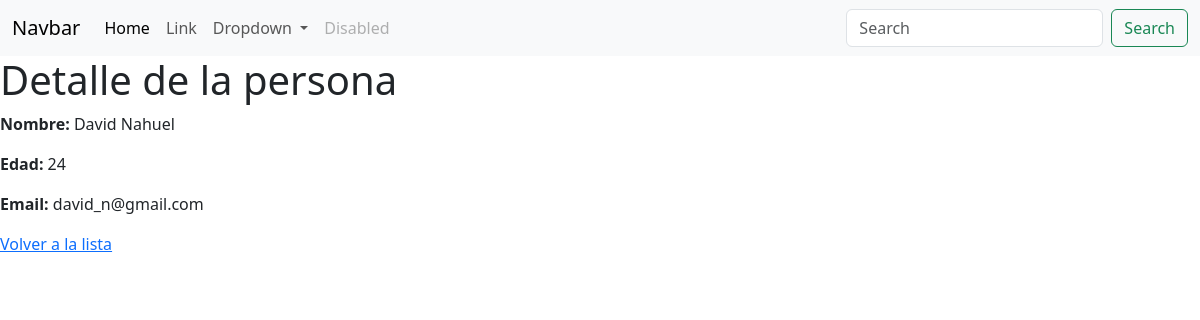
The page /persona/detalle/2/ (signed in) on the database its author committed.
### persona/models.py (models this page shows, shortened)
class Persona(models.Model):
    nombre = models.CharField(verbose_name="Nombre completo", max_length=50)
    edad = models.IntegerField(verbose_name="Edad")
    email = models.EmailField(verbose_name="Correo electronico", max_length=254)
    oficina = models.ForeignKey(
        Oficina,
        verbose_name="Oficina asignada",
        on_delete=models.PROTECT,
        related_name="personas",
        null=True,
        blank=True
    )
    class Meta:
        verbose_name =  'Persona'
        verbose_name_plural =  'Personas'

### persona/views.py (the view)
class PersonaDetailView(LoginRequiredMixin, DetailView):
    model = Persona
    template_name = "persona/detalle.html"
    context_object_name = "persona"

### templates/persona/detalle.html
{% extends 'base.html' %}
{% block content %}
    <h1>Detalle de la persona</h1>
    <p><strong>Nombre: </strong>{{ persona.nombre }}</p>
    <p><strong>Edad: </strong>{{ persona.edad }}</p>
    <p><strong>Email: </strong>{{ persona.email }}</p>
    <a href="{% url 'persona:lista' %}">Volver a la lista</a>
{% endblock content %}

### rows shown on the page
Persona: nombre "David Nahuel", edad "24", email "david_n@gmail.com"
